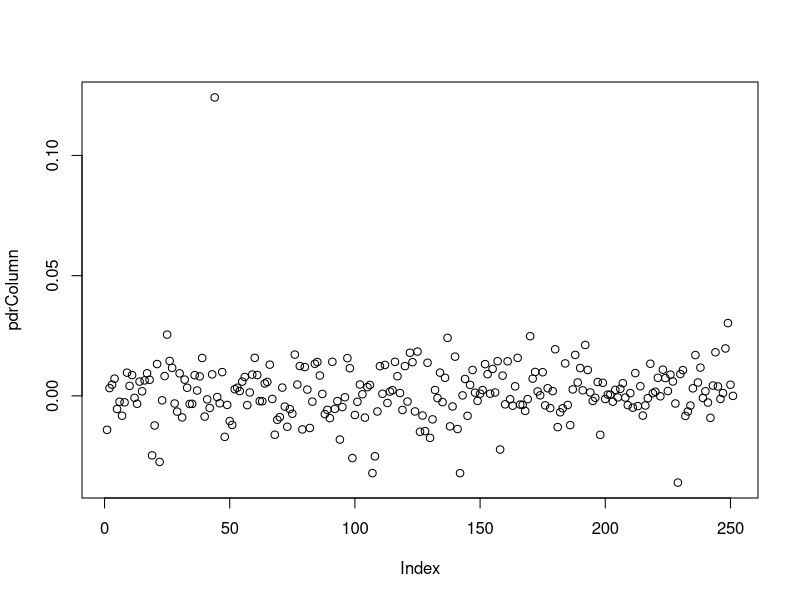
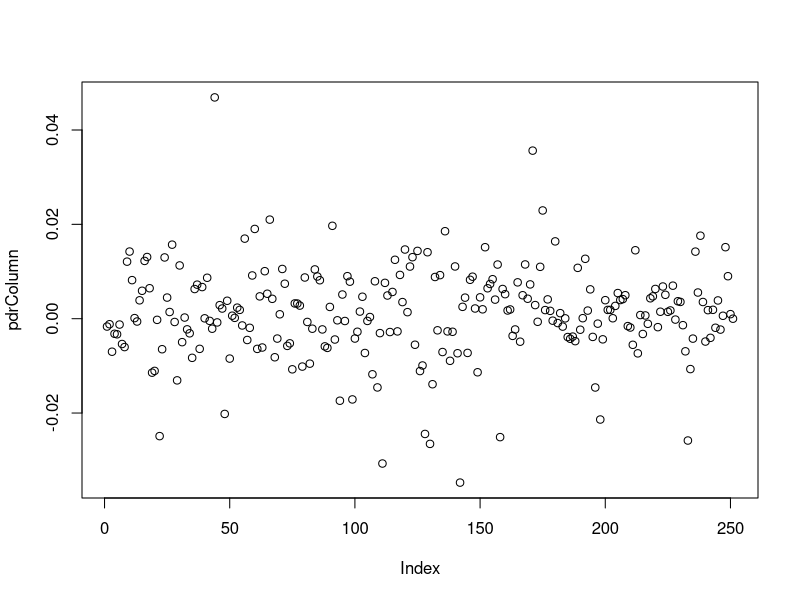
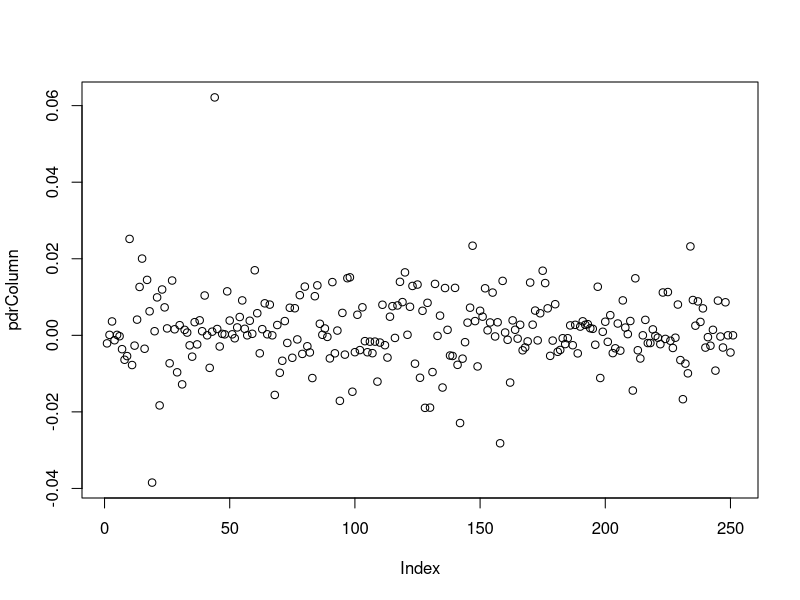

Write the R code that produced these figures, in order.
# Title: Monte Carlo Simulation of Tech Giants
# Version: v0.1
# Author: Yves Beutler
# API-Key: D4RKFBBRDT9OYJ0B

# my implementation of monte carlo
calcMonteCarlo = function(inputData) {
  
  # define periodical daily return (r)
  # r2 = log(day2/day1)
}

# removes each unused row on the data frame
removeAdditionalRows <- function(df) {
  df$open <- NULL
  df$high <- NULL
  df$low <- NULL
  df$volume <- NULL
  return (df)
}
# add periodical daily returns
pdr <- function(df) {
  pdrColumn <- c()

  for (i in 1:nrow(df)-1) {
    todayValue = df[i, 2]
    prevValue = df[i+1, 2]
    pdr = log(todayValue/prevValue)
    pdrColumn[i] = pdr
  }
  
  # set last pdr to zero
  pdrColumn[nrow(df)] <- 0
  
  plot(pdrColumn)
  
  df$pdr <- pdrColumn
  
  return (df)
}

# import historical stock data from csv
input_AMAZON = read.csv("stock-data/AMZN.csv")
input_GOOGLE = read.csv("stock-data/GOOG.csv")
input_MICROSOFT = read.csv("stock-data/MSFT.csv")

# remove all unused rows
df_AMAZON = removeAdditionalRows(input_AMAZON)
df_GOOGLE = removeAdditionalRows(input_GOOGLE)
df_MICROSOFT = removeAdditionalRows(input_MICROSOFT)

# calculate periodical daily return
pdr(df_AMAZON)
pdr(df_GOOGLE)
pdr(df_MICROSOFT)
